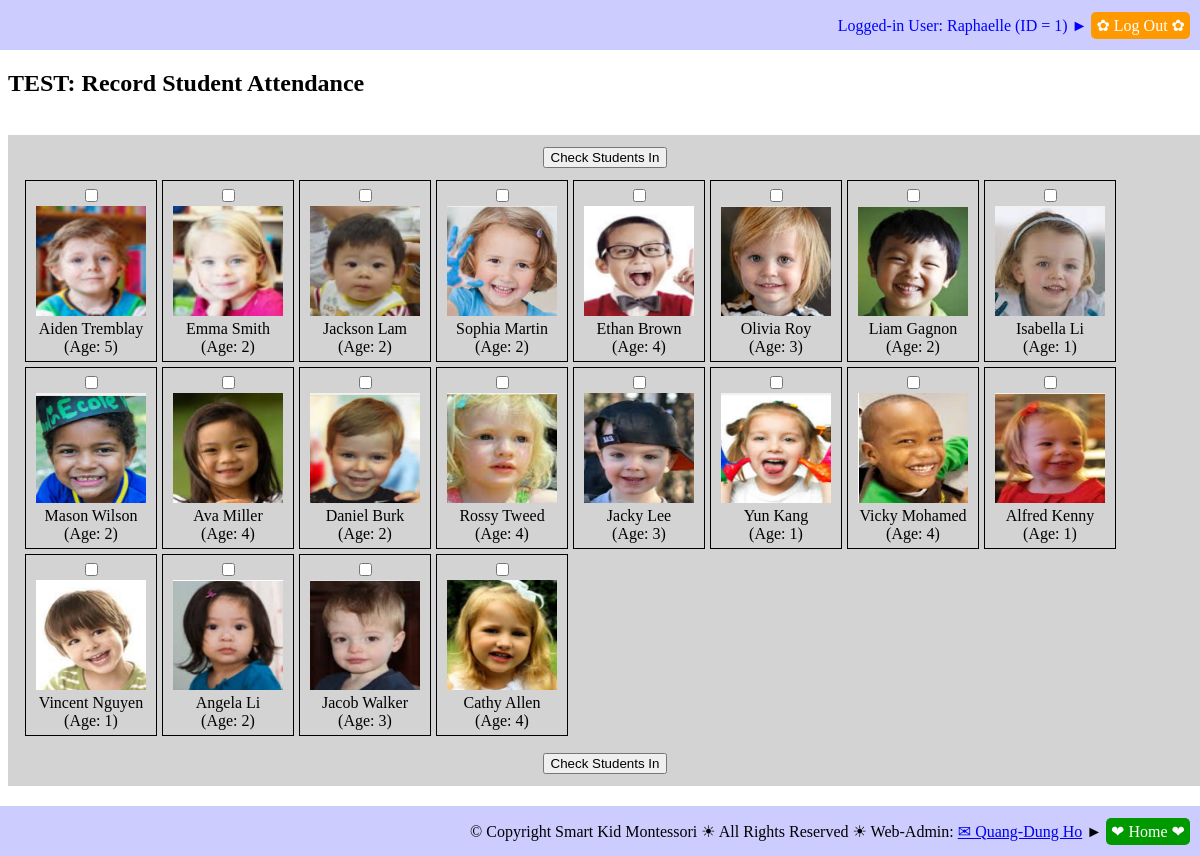
Page /TEST_record_student_attendance.php (signed in) on the committed database.
### tables this page shows
CREATE TABLE `students` (
  `STU_ID` int(11) NOT NULL,
  `STU_FIRST_NAME` varchar(50) NOT NULL,
  `STU_LAST_NAME` varchar(25) NOT NULL,
  `STU_BIRTHDATE` date NOT NULL,
  `STU_SEX` varchar(1) NOT NULL,
  `STU_PHOTO` varchar(50) NOT NULL,
  `STU_START_DATE` date NOT NULL,
  `STU_GRAD_DATE` date NOT NULL,
  `STU_DAILY_FEE` float NOT NULL,
  `STU_CREDENTIAL` varchar(10) NOT NULL,
  `STU_NOTES` text NOT NULL
);

### sql_queries.php (called while the page is built, shortened)
<?php
	function connectDB()
	{
		$db_hostname = "localhost";
		$db_name     = "montessori";
		$db_username = "root";
		$db_password = "";
		$db = mysqli_connect($db_hostname, $db_username, $db_password, $db_name);
		return ($db);
	}
	function getResult($query)
	{
		$db = connectDB();
		$result = mysqli_query($db, $query);
		return ($result);
	}
?>

### db_operations.php (the view, shortened to what this page needs)
<?php
require_once("sql_queries.php");
function getStudents_AttendanceCheckIn($debug_on)
{
	$queryStr = 'SELECT  ';
		$queryStr = $queryStr . 'STUDENTS.STU_ID';
		$queryStr = $queryStr . ', ' . 'CONCAT(STUDENTS.STU_FIRST_NAME, " ", STUDENTS.STU_LAST_NAME) AS STU_NAME';
		$queryStr = $queryStr . ', ' . 'STUDENTS.STU_BIRTHDATE';
		$queryStr = $queryStr . ', ' . 'FLOOR(DATEDIFF(NOW(), STUDENTS.STU_BIRTHDATE)/365.25) AS STU_AGE';
		$queryStr = $queryStr . ', ' . 'STUDENTS.STU_PHOTO';
	$queryStr = $queryStr . ' FROM ';
		$queryStr = $queryStr . 'STUDENTS';
	$queryStr = $queryStr . ' WHERE  STUDENTS.STU_ID NOT IN ';
		$queryStr = $queryStr . '(SELECT STUDENT_ATTENDANCES.STU_ID FROM STUDENT_ATTENDANCES WHERE
										STUDENT_ATTENDANCES.DATE_TIME >= CURDATE() &&
										STUDENT_ATTENDANCES.DATE_TIME < (CURDATE() + INTERVAL 1 DAY))';
	$queryStr = $queryStr . ';';
	$result = getResult($queryStr);
	return ($result);
}
function createStudentList_AttendanceCheckIn($result)
{
	$resultRows = mysqli_num_rows($result);
	for ($row = 0; $row < $resultRows; $row++)
	{
		$currentRow = mysqli_fetch_row($result);
		echo '<div class="imagelinkbox">';
		echo '<input type="checkbox" name="checked_student_ids[]"' .
				' id="' . $currentRow[0] . '_id"' .
				' value="' . $currentRow[0] . '"' .  '>';
		echo '<br/>';
		echo '<label for="' . $currentRow[0] . '_id">' .
		     	'<img src="' . $currentRow[4] . '" alt="student photo" height="110" width="110">' .
				'<br/>' . $currentRow[1] . '<br/>' . ' (Age: ' . $currentRow[3] . ')' . '</label>';
		echo '</div>';
	}
}

### TEST_record_student_attendance.php (shortened to what this page needs)
<!DOCTYPE html>
<html>
<head>
	<link rel="stylesheet" type="text/css" href="imglinkboxes.css">
	<link rel="stylesheet" type="text/css" href="common.css">
	<link rel="stylesheet" type="text/css" href="imglinkboxes.css">
</head>
<body>
<?php
	include 'header_log_in_out.php'
?>
<div id="main">
<h2>TEST: Record Student Attendance</h2>
<?php
if (isset($_POST['checked_student_ids']) && is_array($_POST['checked_student_ids']))
{
	require_once("db_operations.php");
	$checked_student_ids = $_POST['checked_student_ids'];
	echo '<br/>';
	$i = 0;
   	foreach ($checked_student_ids as $checked_ids)
   	{
      	echo $i . ': ' . $checked_ids . '<br/>';
      	$i++;
      	if (isset($_SESSION['LoggedIn_EMP_ID']))
      	{
      		$stu_id = $checked_ids;
      		$event_type = "In";
      		$emp_id = $_SESSION['LoggedIn_EMP_ID'];
      		$notes = "";
      		insert_STUDENT_ATTENDANCES($stu_id, $event_type, $emp_id, $notes, true);
      	}
    }
	echo '<script type="text/javascript">';
    echo 'window.location.replace("record_student_attendance.php");';
    echo '</script>';
}
else if (isset($_SESSION['LoggedIn_EMP_ID']))
{
	require_once("db_operations.php");
	$result = getStudents_AttendanceCheckIn(true);
	echo '<br/>';
	echo '<div class="outer">';
	$this_page = $_SERVER["PHP_SELF"];
	echo '<form id="Students_AttendanceCheckIn_Form"' .
			' action="' . $this_page . '"' . ' method="post">';
	echo '<table class="imagelinkbox">';
	echo '<tr>';
	echo '<td>';
	echo '<input type="submit" value="Check Students In">';
	echo '</td>';
	echo '</tr>';
	echo '<tr>';
	echo '<td>';
	createStudentList_AttendanceCheckIn($result);
	echo '</td>';
	echo '</tr>';
	echo '<tr>';
	echo '<td>';
	echo '<input type="submit" value="Check Students In">';
	echo '</td>';
	echo '</tr>';
	echo '</table>';
	echo '</form>';
	echo '</div>';
}
else
{
	echo 'Something is wrong with $_SESSION["LoggedIn_EMP_ID"])';
}
?>
</div>
<?php
	include 'footer.php'
?>
</body>
</html>

### header_log_in_out.php (shortened to what this page needs)
<header style="
    		position: fixed;
    		top: 0;
    		left: 0;
    		right: 0;
    		background-color: rgb(204, 204, 255);"
>
<div style="
	display: table;
	height: 30px;
    width: 100%;
    margin: 0px;
    background-color: rgb(204, 204, 255);
    border-radius: 10px;
    text-align: right;">
	<div style="
		display: table-cell;
		height: 30px;
    	width: 100%;
    	padding: 10px;
    	vertical-align: middle;">
	<?php
	if (isset($_SESSION['LoggedIn_EMP_ID']) &&
    	isset($_SESSION['LoggedIn_EMP_NAME']))
	{
		echo '<font color="blue">';
		echo 'Logged-in User: ' .
				$_SESSION['LoggedIn_EMP_NAME'] .
				' (ID = ' . $_SESSION['LoggedIn_EMP_ID'] . ')' . ' &#9658; ';
		echo ' <a href="logout.php" style="background-color: rgb(255, 153, 0); color: white; text-decoration: none; padding: 5px; border-radius: 5px"> &#10047; Log Out &#10047; </a>';
		echo '</font>';
	}
	?>
	</div>
</div>
</header>

### footer.php
<footer style="
    		position: fixed;
    		bottom: 0;
    		left: 0;
    		right: 0;
    		background-color: rgb(204, 204, 255);"
>
<div style="
		display: table;
		height: 30px;
	    width: 100%;
    	margin: 0px;
    	background-color: rgb(204, 204, 255);
    	border-radius: 10px;
    	text-align: right;">
	<div style="
		display: table-cell;
		height: 30px;
    	width: 100%;
    	padding: 10px;
    	vertical-align: middle;">
		&copy; Copyright Smart Kid Montessori &#9728; All Rights Reserved &#9728; Web-Admin: <a href="mailto:hoquangdung@yahoo.com"> &#9993; Quang-Dung Ho</a>
		<?php
		if ((strpos($_SERVER["PHP_SELF"], "/montessori/index.php") === false) &&
			(strpos($_SERVER["PHP_SELF"], "/montessori/login.php") === false))
		{
			echo '  &#9658; <a href="index.php" style="';
			echo 'background-color: rgb(0, 153, 0);';
			echo 'color: white;';
			echo 'text-decoration: none;';
			echo 'padding: 5px;';
			echo 'border-radius: 5px"';
			echo '> &#10084; Home &#10084; </a>';
		}
		?>
	</div>
</div>
</footer>

### imglinkboxes.css (style rules this page uses)
div.imagelinkbox { float: left; width: 120px; margin: 0 0 5px 5px; padding: 5px; border: 1px solid black; text-align: center; }
div.outer { display: box; float: none; width: 100%; margin-bottom: 50px; padding: 5px; background-color: lightgray; border: none; text-align: center; }
table.imagelinkbox tr, td { padding: 5px; }

### common.css (style rules this page uses)
div#main { margin-top: 70px; margin-bottom: 70px; }

### rows in the picture
students: STU_PHOTO (picture), currentRow "Aiden Tremblay", currentRow "5"
students: STU_PHOTO (picture), currentRow "Emma Smith", currentRow "2"
students: STU_PHOTO (picture), currentRow "Jackson Lam", currentRow "2"
students: STU_PHOTO (picture), currentRow "Sophia Martin", currentRow "2"
students: STU_PHOTO (picture), currentRow "Ethan Brown", currentRow "4"
students: STU_PHOTO (picture), currentRow "Olivia Roy", currentRow "3"
students: STU_PHOTO (picture), currentRow "Liam Gagnon", currentRow "2"
students: STU_PHOTO (picture), currentRow "Isabella Li", currentRow "1"
students: STU_PHOTO (picture), currentRow "Mason Wilson", currentRow "2"
students: STU_PHOTO (picture), currentRow "Ava Miller", currentRow "4"
students: STU_PHOTO (picture), currentRow "Daniel Burk", currentRow "2"
students: STU_PHOTO (picture), currentRow "Rossy Tweed", currentRow "4"
students: STU_PHOTO (picture), currentRow "Jacky Lee", currentRow "3"
students: STU_PHOTO (picture), currentRow "Yun Kang", currentRow "1"
students: STU_PHOTO (picture), currentRow "Vicky Mohamed", currentRow "4"
students: STU_PHOTO (picture), currentRow "Alfred Kenny", currentRow "1"
students: STU_PHOTO (picture), currentRow "Vincent Nguyen", currentRow "1"
students: STU_PHOTO (picture), currentRow "Angela Li", currentRow "2"
students: STU_PHOTO (picture), currentRow "Jacob Walker", currentRow "3"
students: STU_PHOTO (picture), currentRow "Cathy Allen", currentRow "4"

### other values in the picture
$_SESSION['LoggedIn_EMP_NAME'] "Raphaelle"
$_SESSION['LoggedIn_EMP_ID'] "1"
